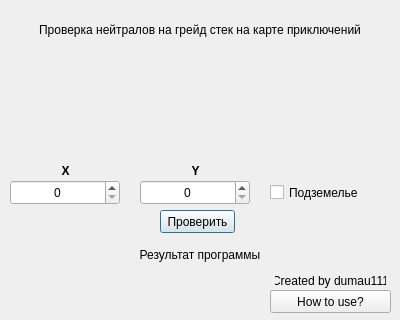
<?xml version="1.0" encoding="UTF-8"?>
<ui version="4.0">
 <class>Dialog</class>
 <widget class="QDialog" name="Dialog">
  <property name="geometry">
   <rect>
    <x>0</x>
    <y>0</y>
    <width>400</width>
    <height>320</height>
   </rect>
  </property>
  <property name="font">
   <font>
    <weight>50</weight>
    <bold>false</bold>
   </font>
  </property>
  <property name="acceptDrops">
   <bool>false</bool>
  </property>
  <property name="windowTitle">
   <string>SuperChecker for Hota, ver 0.10</string>
  </property>
  <property name="windowIcon">
   <iconset>
    <normaloff>../../../../ico/checker_dumau/hota.ico</normaloff>
    <normalon>:/ico/checker_dumau/hota.ico</normalon>../../../../ico/checker_dumau/hota.ico</iconset>
  </property>
  <property name="toolTip">
   <string notr="true"/>
  </property>
  <property name="statusTip">
   <string notr="true"/>
  </property>
  <property name="whatsThis">
   <string notr="true"/>
  </property>
  <property name="accessibleName">
   <string notr="true"/>
  </property>
  <property name="accessibleDescription">
   <string notr="true"/>
  </property>
  <property name="styleSheet">
   <string notr="true"/>
  </property>
  <property name="windowFilePath">
   <string/>
  </property>
  <widget class="QLabel" name="result_label">
   <property name="geometry">
    <rect>
     <x>0</x>
     <y>240</y>
     <width>400</width>
     <height>30</height>
    </rect>
   </property>
   <property name="statusTip">
    <string>Результат программы</string>
   </property>
   <property name="styleSheet">
    <string notr="true"/>
   </property>
   <property name="text">
    <string>Результат программы</string>
   </property>
   <property name="textFormat">
    <enum>Qt::PlainText</enum>
   </property>
   <property name="alignment">
    <set>Qt::AlignCenter</set>
   </property>
   <property name="wordWrap">
    <bool>true</bool>
   </property>
  </widget>
  <widget class="QCheckBox" name="underground">
   <property name="geometry">
    <rect>
     <x>270</x>
     <y>180</y>
     <width>121</width>
     <height>25</height>
    </rect>
   </property>
   <property name="layoutDirection">
    <enum>Qt::LeftToRight</enum>
   </property>
   <property name="autoFillBackground">
    <bool>false</bool>
   </property>
   <property name="text">
    <string>Подземелье</string>
   </property>
   <property name="checkable">
    <bool>true</bool>
   </property>
   <property name="checked">
    <bool>false</bool>
   </property>
   <property name="tristate">
    <bool>false</bool>
   </property>
  </widget>
  <widget class="QLabel" name="welcome_text">
   <property name="enabled">
    <bool>true</bool>
   </property>
   <property name="geometry">
    <rect>
     <x>5</x>
     <y>20</y>
     <width>390</width>
     <height>20</height>
    </rect>
   </property>
   <property name="text">
    <string>Проверка нейтралов на грейд стек на карте приключений</string>
   </property>
   <property name="textFormat">
    <enum>Qt::RichText</enum>
   </property>
   <property name="scaledContents">
    <bool>true</bool>
   </property>
   <property name="alignment">
    <set>Qt::AlignCenter</set>
   </property>
   <property name="wordWrap">
    <bool>true</bool>
   </property>
  </widget>
  <widget class="QPushButton" name="check_button">
   <property name="geometry">
    <rect>
     <x>160</x>
     <y>210</y>
     <width>75</width>
     <height>23</height>
    </rect>
   </property>
   <property name="text">
    <string>Проверить</string>
   </property>
  </widget>
  <widget class="QPushButton" name="helpme">
   <property name="geometry">
    <rect>
     <x>270</x>
     <y>290</y>
     <width>121</width>
     <height>23</height>
    </rect>
   </property>
   <property name="text">
    <string>How to use?</string>
   </property>
   <property name="autoDefault">
    <bool>true</bool>
   </property>
  </widget>
  <widget class="QLabel" name="author">
   <property name="geometry">
    <rect>
     <x>275</x>
     <y>265</y>
     <width>111</width>
     <height>31</height>
    </rect>
   </property>
   <property name="text">
    <string>Created by dumau111</string>
   </property>
   <property name="scaledContents">
    <bool>true</bool>
   </property>
   <property name="alignment">
    <set>Qt::AlignCenter</set>
   </property>
  </widget>
  <widget class="QLabel" name="x_text">
   <property name="geometry">
    <rect>
     <x>10</x>
     <y>160</y>
     <width>111</width>
     <height>21</height>
    </rect>
   </property>
   <property name="font">
    <font>
     <weight>75</weight>
     <bold>true</bold>
    </font>
   </property>
   <property name="text">
    <string>X</string>
   </property>
   <property name="alignment">
    <set>Qt::AlignCenter</set>
   </property>
   <property name="wordWrap">
    <bool>true</bool>
   </property>
  </widget>
  <widget class="QLabel" name="y_text">
   <property name="geometry">
    <rect>
     <x>140</x>
     <y>160</y>
     <width>111</width>
     <height>21</height>
    </rect>
   </property>
   <property name="font">
    <font>
     <weight>75</weight>
     <bold>true</bold>
    </font>
   </property>
   <property name="text">
    <string>Y</string>
   </property>
   <property name="alignment">
    <set>Qt::AlignCenter</set>
   </property>
   <property name="wordWrap">
    <bool>true</bool>
   </property>
  </widget>
  <widget class="QLabel" name="hotalogo">
   <property name="geometry">
    <rect>
     <x>10</x>
     <y>50</y>
     <width>380</width>
     <height>100</height>
    </rect>
   </property>
   <property name="baseSize">
    <size>
     <width>400</width>
     <height>320</height>
    </size>
   </property>
   <property name="styleSheet">
    <string notr="true">image: url(:/logo/checker_dumau/logo.jpg);</string>
   </property>
   <property name="text">
    <string/>
   </property>
   <property name="textFormat">
    <enum>Qt::PlainText</enum>
   </property>
   <property name="pixmap">
    <pixmap>../../../../logo/checker_dumau/logo.jpg</pixmap>
   </property>
   <property name="scaledContents">
    <bool>true</bool>
   </property>
   <property name="wordWrap">
    <bool>true</bool>
   </property>
   <property name="openExternalLinks">
    <bool>false</bool>
   </property>
  </widget>
  <widget class="QSpinBox" name="x_box">
   <property name="geometry">
    <rect>
     <x>10</x>
     <y>180</y>
     <width>110</width>
     <height>25</height>
    </rect>
   </property>
   <property name="wrapping">
    <bool>false</bool>
   </property>
   <property name="alignment">
    <set>Qt::AlignCenter</set>
   </property>
   <property name="specialValueText">
    <string notr="true"/>
   </property>
   <property name="minimum">
    <number>0</number>
   </property>
   <property name="maximum">
    <number>252</number>
   </property>
  </widget>
  <widget class="QSpinBox" name="y_box">
   <property name="geometry">
    <rect>
     <x>140</x>
     <y>180</y>
     <width>110</width>
     <height>25</height>
    </rect>
   </property>
   <property name="alignment">
    <set>Qt::AlignCenter</set>
   </property>
   <property name="buttonSymbols">
    <enum>QAbstractSpinBox::UpDownArrows</enum>
   </property>
   <property name="specialValueText">
    <string notr="true"/>
   </property>
   <property name="maximum">
    <number>252</number>
   </property>
  </widget>
 </widget>
 <resources>
  <include location="../dumau.qrc"/>
 </resources>
 <connections/>
</ui>
